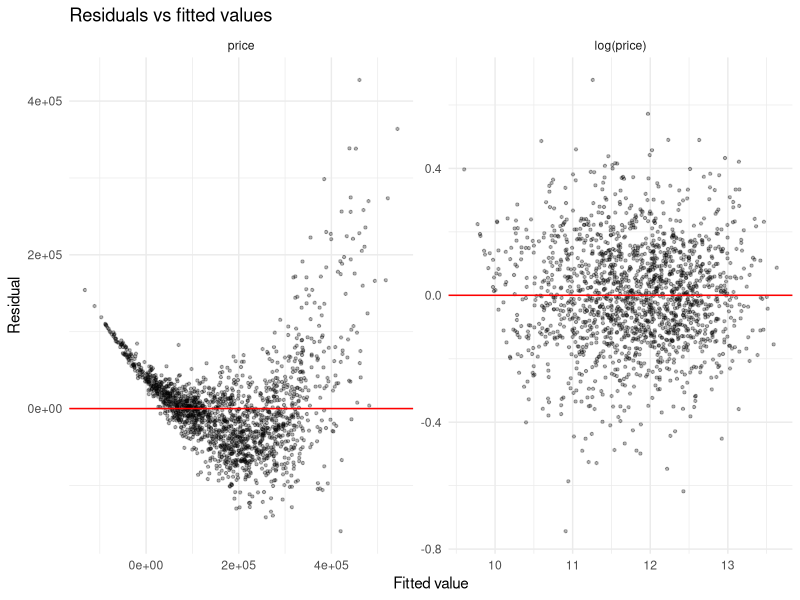

The R script that drew this image:
## ---- chunk 1
knitr::opts_chunk$set(echo = TRUE)

library(tidyverse)
library(knitr)
library(scales)

Data <- read_csv("project_traindata.csv", show_col_types = FALSE)

CategoricalVars <- c("make", "segment", "transmission", "fuel_type", "province",
                     "service_history", "accident_history", "seller_type", "colour")

DropVars <- c("model_year")

TrainShare <- 0.80
## ---- chunk 2
Data <- Data %>%
  mutate(across(all_of(CategoricalVars), ~ fct_infreq(factor(.x))))

ModelData <- Data %>%
  select(-all_of(DropVars))

set.seed(244)

n <- nrow(ModelData)
TrainRows <- sample(1:n, size = floor(TrainShare * n), replace = FALSE)

TrainingData   <- ModelData[TrainRows, ] %>% select(-listing_id)
ValidationData <- ModelData[-TrainRows, ] %>% select(-listing_id)

stopifnot(nrow(TrainingData) == 1695, nrow(ValidationData) == 424)
## ---- chunk 3
add_warranty_flag <- function(df) {
  df %>%
    mutate(has_warranty = factor(if_else(warranty_months > 0, "Yes", "No"),
                                 levels = c("No", "Yes"))) %>%
    select(-warranty_months)
}

TrainingData   <- add_warranty_flag(TrainingData)
ValidationData <- add_warranty_flag(ValidationData)

TrainingData %>%
  group_by(vehicle_age) %>%
  summarise(Cars = n(), Percent_with_warranty = round(mean(has_warranty == "Yes") * 100, 1)) %>%
  filter(vehicle_age <= 8) %>%
  kable(caption = "Share of cars with a warranty by age (training set)")
## ---- chunk 4
rmse_rand <- function(Model, df, LogResponse) {
  Predicted <- predict(Model, df)
  if (LogResponse) Predicted <- exp(Predicted)
  sqrt(mean((df$price - Predicted)^2))
}

skewness <- function(x) mean((x - mean(x))^3) / sd(x)^3

FullPrice <- lm(price ~ ., data = TrainingData)
FullLog   <- lm(log(price) ~ ., data = TrainingData)

tibble(
  Response           = c("price", "log(price)"),
  Adj_R2             = round(c(summary(FullPrice)$adj.r.squared,
                               summary(FullLog)$adj.r.squared), 3),
  Training_RMSE      = round(c(rmse_rand(FullPrice, TrainingData, FALSE),
                               rmse_rand(FullLog, TrainingData, TRUE))),
  Residual_skewness  = round(c(skewness(resid(FullPrice)), skewness(resid(FullLog))), 2)
) %>%
  kable(format.args = list(big.mark = ","),
        caption = "Full model (all predictors) on the training set")
## ---- chunk 5
bind_rows(
  tibble(Response = "price",      Fitted = fitted(FullPrice), Residual = resid(FullPrice)),
  tibble(Response = "log(price)", Fitted = fitted(FullLog),   Residual = resid(FullLog))
) %>%
  mutate(Response = factor(Response, levels = c("price", "log(price)"))) %>%
  ggplot(aes(x = Fitted, y = Residual)) +
  geom_point(alpha = 0.3, size = 0.8) +
  geom_hline(yintercept = 0, colour = "red") +
  facet_wrap(~ Response, scales = "free") +
  labs(title = "Residuals vs fitted values", x = "Fitted value", y = "Residual") +
  theme_minimal()
## ---- chunk 6
StarterRecipe <- log(price) ~ vehicle_age + mileage + make + segment

StarterModel <- lm(StarterRecipe, data = TrainingData)
## ---- chunk 7
tibble(
  Predictors    = length(coef(StarterModel)) - 1,
  Adj_R2        = round(summary(StarterModel)$adj.r.squared, 3),
  Residual_SE   = round(summary(StarterModel)$sigma, 3),
  Training_RMSE = round(rmse_rand(StarterModel, TrainingData, TRUE))
) %>%
  kable(format.args = list(big.mark = ","),
        caption = "Starter model on the training set")

summary(StarterModel)$coefficients %>%
  as.data.frame() %>%
  rownames_to_column("Term") %>%
  mutate(Unit           = if_else(Term == "mileage", 10000, 1),
         Percent_effect = if_else(Term == "(Intercept)", NA_real_,
                                  round((exp(Estimate * Unit) - 1) * 100, 1)),
         Term           = if_else(Term == "mileage", "mileage (per 10,000 km)", Term),
         across(c(Estimate, `Std. Error`, `t value`), ~ signif(.x, 4)),
         `Pr(>|t|)` = signif(`Pr(>|t|)`, 3)) %>%
  select(-Unit) %>%
  kable(caption = "Starter model coefficients (Percent_effect = % change in price)")
